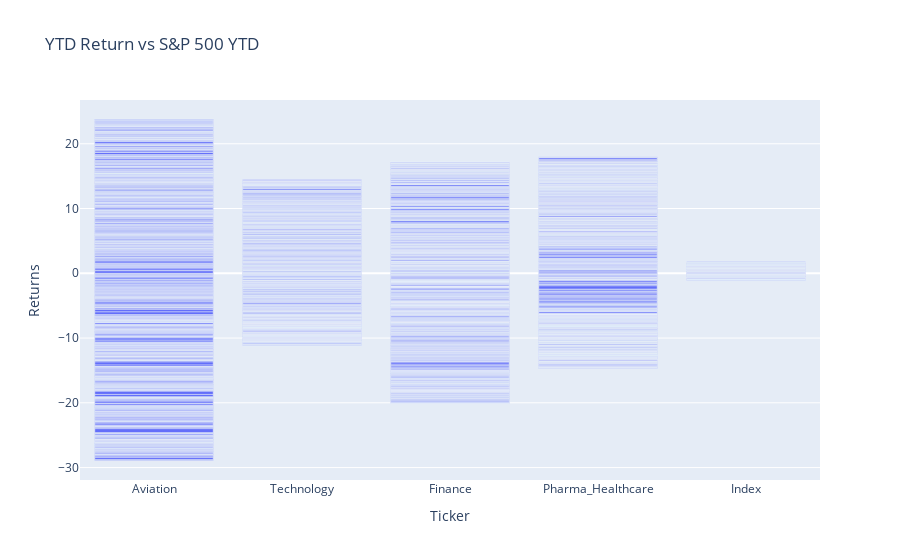

This figure's notebook cell:
### Code cell
fig = go.Figure(data=data, layout=layout)
iplot(fig)

### Figure 1 — Plotly figure (JSON) as saved in the notebook; plotly's stock layout.template omitted (floating-point values rounded to 4 significant figures; data arrays with more than 128 entries replaced by an {"elided": "..."} marker saying what was removed)
{"data": [{"name": "Ticker YTD", "type": "bar", "x": {"elided": "2928 str values"}, "y": {"elided": "2928 float values"}}], "layout": {"barmode": "group", "legend": {"x": 0.8, "y": 1}, "title": {"text": "YTD Return vs S&P 500 YTD"}, "xaxis": {"title": {"text": "Ticker"}}, "yaxis": {"title": {"text": "Returns"}}}}
